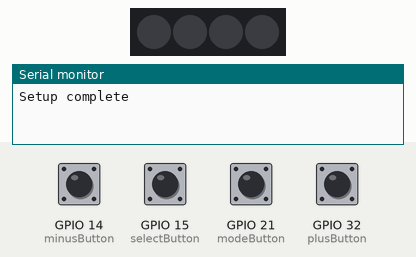
Simulated run of this sketch. Board: ESP32. Shown: 4 RGB LEDs in strip order, left to right, the last lines printed to the serial monitor. Inputs (shaded band) come from the test bench; at power-on: GPIO 14 (minusButton), GPIO 15 (selectButton), GPIO 21 (modeButton), GPIO 32 (plusButton) HIGH. Dim RGB values are drawn brighter than linear.

Above: at 1.2 s.
1.3 s: GPIO 21 (modeButton) pulled LOW for 0.15 s
At 2.1 s:
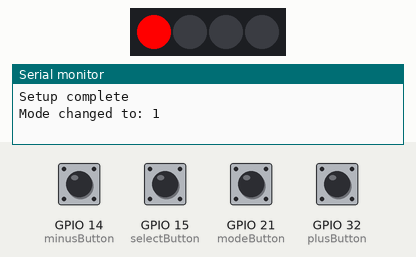
2.9 s: GPIO 21 (modeButton) pulled LOW for 1 s
At 3.3 s:
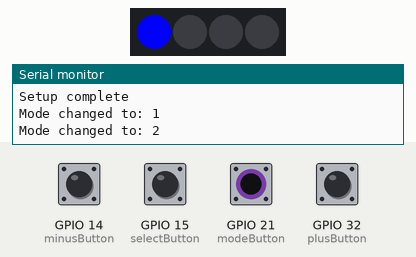
5.4 s: GPIO 15 (selectButton) pulled LOW for 0.15 s
At 6.4 s:
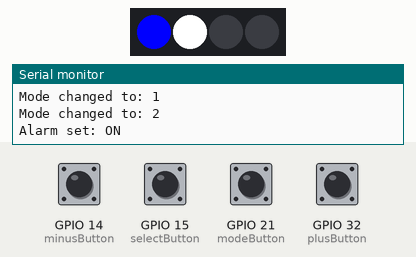
7.0 s: GPIO 21 (modeButton) pulled LOW for 0.15 s
At 7.7 s:
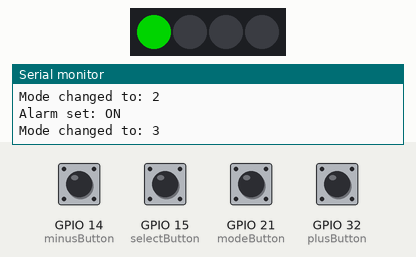
8.6 s: GPIO 21 (modeButton) pulled LOW for 0.15 s
At 9.0 s:
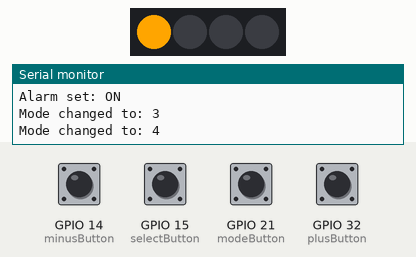
10.2 s: GPIO 15 (selectButton) pulled LOW for 1 s
At 11.4 s:
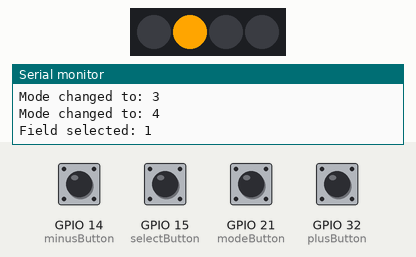
Timing chart, 0 to 13.2 s (numbered marks = the images above; inputs shaded):
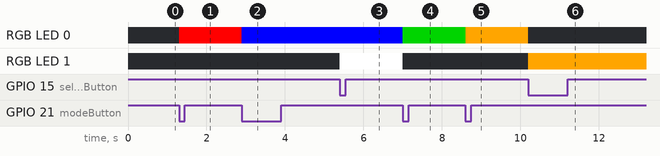

The sketch:

MODEtest.ino
```cpp
// This is for the modes and functionaity test
// Ameer Melli 12/2/24
#include <FastLED.h>

// Pin Definitions
const byte modeButton = 21;  // Button 0: Mode button
const byte minusButton = 14; // Button 1: Minus button
const byte plusButton = 32;  // Button 2: Plus button
const byte selectButton = 15; // Button 3: Select button

// LED Definitions
#define NUM_LEDS 4
#define LED_PIN 5
CRGB leds[NUM_LEDS];

// Global Variables
volatile bool modeButtonPressed = false;
volatile bool minusButtonPressed = false;
volatile bool plusButtonPressed = false;
volatile bool selectButtonPressed = false;

int modeCounter = 0; // Modes: 0 - 3
bool alarmSet = false; // Alarm state (off/on)
bool alarmActive = false; // Alarm currently ringing
uint8_t brightness = 50; // Default brightness (mode 0)
uint8_t setDisplayTime[4] = {0, 0, 0, 0}; //displayed time
uint8_t alarmTime[4] = {0, 0, 0, 0}; // Alarm time (HH:MM)
uint8_t utcOffset[4] = {0, 0, 0, 0}; // UTC Offset (HH:MM)
uint8_t currentField = 0; // Field selector for modes 1 and 3

// Timer for Debounce
unsigned long lastPressTime = 0; // Last button press time
const unsigned long debounceInterval = 600; // 200ms debounce interval

// Function Prototypes
void ISR_modeButton();
void ISR_minusButton();
void ISR_plusButton();
void ISR_selectButton();
void updateModeIndicator();
void handleMode0();
void handleMode1();
void handleMode2();
void handleMode3();
void handleMode4();


void setup() {
  Serial.begin(115200);

  // Initialize Buttons
  pinMode(modeButton, INPUT_PULLUP);
  pinMode(minusButton, INPUT_PULLUP);
  pinMode(plusButton, INPUT_PULLUP);
  pinMode(selectButton, INPUT_PULLUP);

  attachInterrupt(digitalPinToInterrupt(modeButton), ISR_modeButton, FALLING);
  attachInterrupt(digitalPinToInterrupt(minusButton), ISR_minusButton, FALLING);
  attachInterrupt(digitalPinToInterrupt(plusButton), ISR_plusButton, FALLING);
  attachInterrupt(digitalPinToInterrupt(selectButton), ISR_selectButton, FALLING);

  // Initialize LEDs
  FastLED.addLeds<WS2812, LED_PIN, GRB>(leds, NUM_LEDS);
  FastLED.clear();
  FastLED.show();

  Serial.println("Setup complete");
}

void loop() {
  // Handle mode button press
  if (modeButtonPressed && millis() - lastPressTime > debounceInterval) {
    lastPressTime = millis();
    modeButtonPressed = false;
    modeCounter = (modeCounter + 1) % 5; // Cycle through modes 0-3
    updateModeIndicator();
    Serial.printf("Mode changed to: %d\n", modeCounter);
  }

  // Handle modes
  switch (modeCounter) {
    case 0:
      handleMode0();
      break;
    case 1:
      handleMode1();
      break;
    case 2:
      handleMode2();
      break;
    case 3:
      handleMode3();
      break;
    case 4:
      handleMode4();
      break;
  }
}

// ISR Functions
void ISR_modeButton() { modeButtonPressed = true; }
void ISR_minusButton() { minusButtonPressed = true; }
void ISR_plusButton() { plusButtonPressed = true; }
void ISR_selectButton() { selectButtonPressed = true; }

// Update Mode Indicator
void updateModeIndicator() {
  FastLED.clear();
  CRGB color;
  switch (modeCounter) {
    case 0: color = CRGB::Black; break;  // No color
    case 1: color = CRGB::Red; break;    // Alarm set mode
    case 2: color = CRGB::Blue; break;   // Alarm active mode
    case 3: color = CRGB::Green; break;  // UTC offset mode
    case 4: color = CRGB::Orange; break;  // manually set time

  }
  leds[0] = color; // Use the first LED to indicate the mode
  FastLED.show();
}

// Mode Handlers
void handleMode0() {
  if (minusButtonPressed && millis() - lastPressTime > debounceInterval) {
    lastPressTime = millis();
    minusButtonPressed = false;
    brightness = max(brightness - 10, 0);
    FastLED.setBrightness(brightness);
    FastLED.show();
    Serial.printf("Brightness decreased to: %d\n", brightness);
  }

  if (plusButtonPressed && millis() - lastPressTime > debounceInterval) {
    lastPressTime = millis();
    plusButtonPressed = false;
    brightness = min(brightness + 10, 255);
    FastLED.setBrightness(brightness);
    FastLED.show();
    Serial.printf("Brightness increased to: %d\n", brightness);
  }

  if (selectButtonPressed && millis() - lastPressTime > debounceInterval) {
    lastPressTime = millis();
    selectButtonPressed = false;
    alarmActive = false;
    Serial.println("Alarm snoozed");
    Serial.printf("Time adjusted: %02d:%02d\n", setDisplayTime[0] * 10 + setDisplayTime[1], setDisplayTime[2] * 10 + setDisplayTime[3]);


  }
}

void handleMode1() {
  if (minusButtonPressed && millis() - lastPressTime > debounceInterval) {
    lastPressTime = millis();
    minusButtonPressed = false;
    adjustTimeField(alarmTime, false);
  }

  if (plusButtonPressed && millis() - lastPressTime > debounceInterval) {
    lastPressTime = millis();
    plusButtonPressed = false;
    adjustTimeField(alarmTime, true);
  }

  if (selectButtonPressed && millis() - lastPressTime > debounceInterval) {
    lastPressTime = millis();
    selectButtonPressed = false;
    currentField = (currentField + 1) % 4;
    Serial.printf("Selected field: %d\n", currentField);
  }
}

void handleMode2() {
  if (selectButtonPressed && millis() - lastPressTime > debounceInterval) {
    lastPressTime = millis();
    selectButtonPressed = false;
    alarmSet = !alarmSet;
    Serial.printf("Alarm set: %s\n", alarmSet ? "ON" : "OFF");
    leds[1] = alarmSet ? CRGB::White : CRGB::Black; // Indicate alarm set with a white LED
    FastLED.show();
  }
}

void handleMode3() {
  if (minusButtonPressed && millis() - lastPressTime > debounceInterval) {
    lastPressTime = millis();
    minusButtonPressed = false;
    adjustTimeField(utcOffset, false);
  }

  if (plusButtonPressed && millis() - lastPressTime > debounceInterval) {
    lastPressTime = millis();
    plusButtonPressed = false;
    adjustTimeField(utcOffset, true);
  }

  if (selectButtonPressed && millis() - lastPressTime > debounceInterval) {
    lastPressTime = millis();
    selectButtonPressed = false;
    currentField = (currentField + 1) % 4;
    Serial.printf("Selected field: %d\n", currentField);
  }
}

void handleMode4() {
  // Decrease selected field value
  if (minusButtonPressed && millis() - lastPressTime > debounceInterval) {
    lastPressTime = millis();
    minusButtonPressed = false;
    adjustTimeField(setDisplayTime, false); // Decrease selected field
    Serial.println("Minus button pressed: Time adjusted");
  }

  // Increase selected field value
  if (plusButtonPressed && millis() - lastPressTime > debounceInterval) {
    lastPressTime = millis();
    plusButtonPressed = false;
    adjustTimeField(setDisplayTime, true); // Increase selected field
    Serial.println("Plus button pressed: Time adjusted");
  }

  // Move to the next field
  if (selectButtonPressed && millis() - lastPressTime > debounceInterval) {
    lastPressTime = millis();
    selectButtonPressed = false;
    currentField = (currentField + 1) % 4; // Cycle through fields 0 to 3
    Serial.printf("Field selected: %d\n", currentField);
  }

  // Provide LED feedback for the selected field
  FastLED.clear();
  leds[currentField] = CRGB::Orange; // Highlight the current field in Orange
  FastLED.show();
}


// Adjust Time Field Helper Function
void adjustTimeField(uint8_t* timeArray, bool increase) {
  if (currentField == 0) timeArray[currentField] = increase ? (timeArray[currentField] == 1 ? 0 : 1) : (timeArray[currentField] == 0 ? 1 : 0);
  else if (currentField == 2) timeArray[currentField] = increase ? (timeArray[currentField] + 1) % 6 : (timeArray[currentField] == 0 ? 5 : timeArray[currentField] - 1);
  else timeArray[currentField] = increase ? (timeArray[currentField] + 1) % 10 : (timeArray[currentField] == 0 ? 9 : timeArray[currentField] - 1);
  Serial.printf("Time adjusted: %02d:%02d\n", timeArray[0] * 10 + timeArray[1], timeArray[2] * 10 + timeArray[3]);
}
```

Measured:
- after the input at 1.3 s, RGB LED 0: off → RGB(255, 0, 0) at once
- after the input at 2.9 s, RGB LED 0: RGB(255, 0, 0) → RGB(0, 0, 255) at once
- after the input at 5.4 s, RGB LED 1: off → RGB(255, 255, 255) at once
- after the input at 7.0 s, RGB LED 0: RGB(0, 0, 255) → RGB(0, 128, 0) at once; RGB LED 1: RGB(255, 255, 255) → off at once
- after the input at 8.6 s, RGB LED 0: RGB(0, 128, 0) → RGB(255, 165, 0) at once
- after the input at 10.2 s, RGB LED 0: RGB(255, 165, 0) → off at once; RGB LED 1: off → RGB(255, 165, 0) at once
